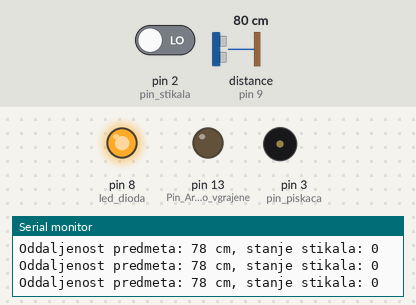
Simulated run of this sketch. Board: Arduino Nano, built with avr-gcc and run on an emulated ATmega328P. On the bench: output pins drawn as LEDs (lit = HIGH), buzzer (waves = sounding), the last lines printed to the serial monitor. Wiring (inferred from the names in the program): ultrasonic range finder: trigger pin 10; echo pin 9. Inputs (shaded band) come from the test bench; at power-on: distance to the obstacle (sensor on pin 9) 80 cm, pin 2 (pin_stikala) LOW. The echo pulse lasts 58.3 µs per cm; pins used as bus, display or sensor lines are not drawn.

Above: at 1.2 s.
1.3 s: distance to the obstacle (sensor on pin 9) set to 2 cm
At 2.6 s:
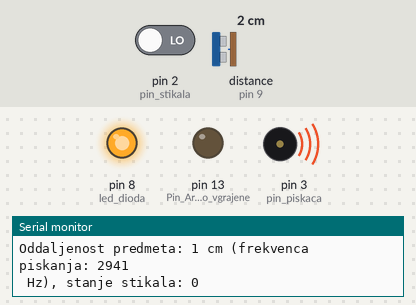
2.9 s: pin 2 (pin_stikala) driven HIGH
At 3.4 s:
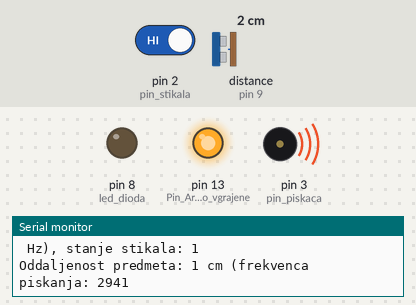
4.5 s: distance to the obstacle (sensor on pin 9) set to 299 cm
At 5.2 s:
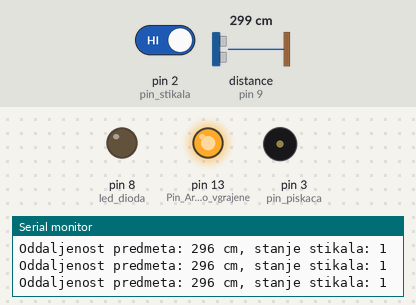
6.1 s: distance to the obstacle (sensor on pin 9) set to 9 cm
At 6.5 s:
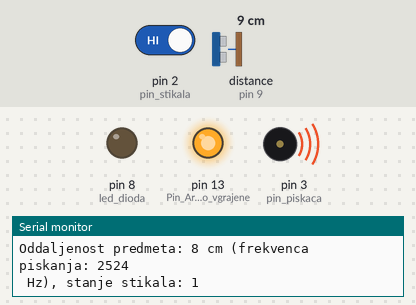
7.6 s: pin 2 (pin_stikala) driven LOW
At 9.0 s:
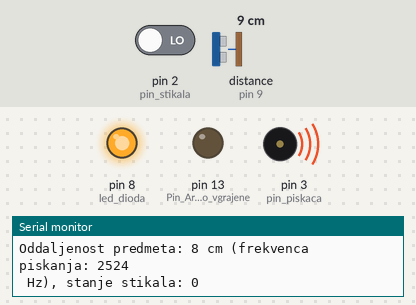
Timing chart, 0 to 10.1 s (numbered marks = the images above; inputs shaded):
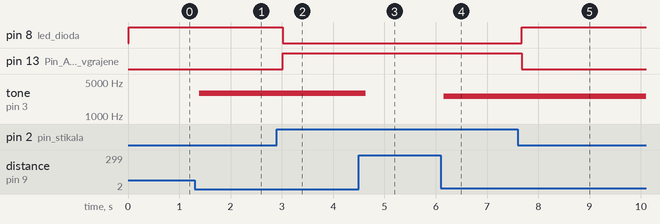

Measured:
- after the input at 1.3 s, tone on pin 3 (pin_piskaca): silent → 2941 Hz after 0.09 s
- after the input at 2.9 s, pin 8 (led_dioda): HIGH → LOW after 0.12 s; pin 13 (Pin_Arduino_Nano_vgrajene): LOW → HIGH after 0.12 s
- after the input at 4.5 s, tone on pin 3 (pin_piskaca): 2941 Hz → silent after 0.13 s
- after the input at 6.1 s, tone on pin 3 (pin_piskaca): silent → 2524 Hz after 0.06 s
- after the input at 7.6 s, pin 8 (led_dioda): LOW → HIGH after 0.07 s; pin 13 (Pin_Arduino_Nano_vgrajene): HIGH → LOW after 0.07 s

The sketch:

codeweek2019.ino
```cpp
/*  Codeweek delavnica, februar 2019
*   Program za demonstracijo merjenja razdalje z ultrazvočnim senzorjem ter delovanje magnetnega stikala.
*   (CC): Matej Kovačič
*
*   Vezava
*   ======
*   1. Ultrazvočni senzor:
*   Ultrazvočni senzor - Arduino Nano:
*   VCC --- 5V
*   Trig --- D10
*   Echo --- D9
*   GND --- GND
*
*   2. Magnetno stikalo:
*   - 10k Ohm upor je priključen na GND in D2
*   - magnetno stikalo je priključeno na D2 and 5V
*   GND <--- 10k Ohm ---> D2
*                    |
*                    ---magnetno stikalo --- > 5V
*   (10k Ohm = rjava - črna - oranžna - zlata)
*
*   3. LED dioda (npr. zelena):
*   GND <--- (-) LED dioda (+) -- 220 Ohm --> D8
*
*   4. Piskač:
*   D3 --- 220 Ohm --- (+) piskač (-) --- GND
*   (upor lahko tudi izpustimo)
*   (220 Ohm = rdeča - rdeča - rjava - zlata)
*/

const int pin_sprozilca = 10;   // TRG pin (trigger = sprožilec) na ultrazvočnem senzorju je povezan na D10.
const int pin_odmeva = 9;       // ECHO pin (echo = odmev) na ultrazvočnem senzorju je povezan na D9.

const int pin_stikala = 2;      // Magnetno stikalo je povezano na D2.
int stanje_stikala = 0;         // Stanje magnetnega stikala nastavimo na nič (odprto).

const int led_dioda = 8 ;       // Zelena LED dioda je povezana na D8.

const int pin_piskaca = 3;      // Piskač je povezan D3.

// Definiramo spremenljivke za trajanje (čas potovanja ultrazvoka) in razdaljo (od senzorja do predmeta):
long trajanje;
int razdalja;

void setup() {
  pinMode(pin_sprozilca, OUTPUT);     // pin_sprozilca nastavimo kot izhod (output).
  pinMode(pin_odmeva, INPUT);         // pin_odmeva nastavimo kot vhod (input).

  pinMode(pin_stikala, INPUT);        // pin_stikala nastavimo kot vhod (input).

  pinMode(LED_BUILTIN, OUTPUT);       // Pin Arduino Nano vgrajene LED diode nastavimo kot izhod (output).
  pinMode(led_dioda, OUTPUT);         // Pin LED diode nastavimo kot izhod (output).

  pinMode(pin_piskaca, OUTPUT);       // pin_piskaca nastavimo kot izhod (output).

  Serial.begin(9600);                 // Zaženemo serijsko komunikacijo preko USB vrat.

  Serial.println("Codeweek delavnica, februar 2019");  // Na serijski vmesnik izpišemo besedilo (in skočimo v novo vrstico).
}

void loop() {
  digitalWrite(pin_sprozilca, LOW);   // pin_sprozilca "ugasnemo" (stanje 0 oz. stanje LOW) - če je bil pred tem slučajno prižgan.
  delayMicroseconds(2);               // Počakamo 2 mikrosekundi...

  // pin_sprozilca "prižgemo" (stanje 1 oz. stanje HIGH) za 10 mikrosekund:
  digitalWrite(pin_sprozilca, HIGH);
  delayMicroseconds(10);
  digitalWrite(pin_sprozilca, LOW);

  // Počakamo, da pin_odmeva na ultrazvočnem senzorju zazna odbite ultrazvočne valove. Čas potovanja ultrazvočnih valov merimo v mikrosekundah:
  trajanje = pulseIn(pin_odmeva, HIGH);
  // Izračunamo razdaljo od ultrazvočnega senzorja do predmeta:
  razdalja = trajanje*0.034/2;

/* RAZLAGA:
 * Ultrazvočni senzor odda ultrazvočni pulz (na frekvenci 40.000 Hz). Ko ultrazvok naleti na oviro, se odbije
 * nazaj. Ultrazvok potuje s hitrostjo zvoka, to je 340 metrov na sekundo oziroma 0.034 cm na mikrosekundo.
 * Če je objekt odaljen 10 cm, bo zvočni val do njega potoval 294 mikrosekund.
 * (čas_potovanja_zvoka = razdalja_do_objekta / hitrost_zvoka = 10 cm / 0.034 cm/µs = 294,11 mikrosekund).
 *
 * Ker zaznamo odboj zvočnega vala (ko se odbije, mora zvočni val pripotovati še nazaj do senzorja), je razdaljo treba deliti z 2. Torej:
 * razdalja = trajanje_potovanja_zvocnega_impulza * 0.034 / 2
*/


  // V serijsko konzolo (na računalnik, prek USB kabla) izpišemo izmerjeno razdaljo:
  Serial.print("Oddaljenost predmeta: ");
  Serial.print(razdalja);
  Serial.print(" cm");


  /* Ker piskač piska glede na izmerjeno razdaljo, izračunamo s kakšnim tonom naj piskač zapiska.
     Vendar pa piskamo samo do razdalje največ 50 cm. Uporabimo funkcijo preslikave izmerjene razdalje
     na frekvenco piskanja (funkcija map). Frekvenca piskanja je od 3000 Hz do 20 Hz.
     Preslikamo torej vrednosti razdalje od 0 do 50 cm na frevenco zvoka od 3000 do 20 Hz.
     To pomeni, da bližje kot je predmet, višji bo ton piskanja in obratno - ko se predmet oddalji od
     ultrazvočnega senzorja, bo piskanje nižje, po 50 cm oddaljenosti pa bo utihnilo.
  */

  if (razdalja > 50) // Zapiskamo samo če je razdalja manj kot pol metra (50 cm).
  {
    noTone(pin_piskaca);  // Če je razdalja več kot pol metra piskanje utišamo...
  }
  else
  {
    int frekvenca_piskanja = map(razdalja, 0, 50, 3000, 20);
    tone(pin_piskaca, frekvenca_piskanja);  // ...če pa ne, pa zapiskamo s prej izračunano frekvenco.
    Serial.print(" (frekvenca piskanja: ");
    Serial.println(frekvenca_piskanja);         // V tem primeru izpišemo še frekvenco piskanja.
    Serial.print(" Hz)");
  }

  // Preberemo stanje magnetnega stikala (1 = HIGH, 0 = LOW):
  stanje_stikala = digitalRead(pin_stikala);

  // Stanje stikala izpišemo na serijski vmesnik (0 = odprto, 1 = zaprto):
  Serial.print(", stanje stikala: ");
  Serial.println(stanje_stikala);         // izpišemo stanje stikala (0 ali 1)

  // Preverimo ali je stikalo zaprto (torej, če je stanje_stikala enako 1 oz. HIGH):
  if (stanje_stikala == HIGH) {
    digitalWrite(LED_BUILTIN, HIGH);   // Prižgemo vgrajeno LED diodo,...
    digitalWrite(led_dioda, LOW);      // ...ter ugasnemo dodatno LED diodo.
  }
  // Če pa je stikalo odprto (torej, če je stanje_stikala enako 0 oz. LOW):
  else
  {
    digitalWrite(LED_BUILTIN, LOW);    // Ugasnemo vgrajeno LED diodo,...
    digitalWrite(led_dioda, HIGH);     // ...ter prižgemo dodatno LED diodo.
  }


  delay(100);  // Počakamo 100 milisekund (desetinko sekunde), in se vrnemo na začetek programa.
}
```
